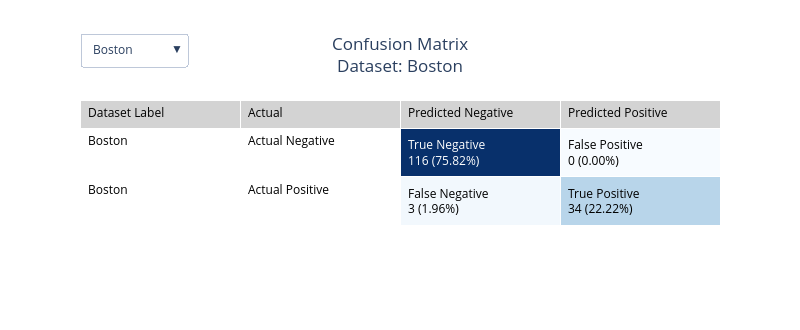

This figure's notebook cell:
### Code cell
dataset_dict = {
    location:
        {"x": df[df['Location'] == location][feature_names],
         "y": df[df['Location'] == location][target_name]}
        for location in df['Location'].unique()
}

create_confusion_table_plotly(lr, dataset_dict, fmt_table=True)

### Figure 1 — Plotly figure (JSON) as saved in the notebook; plotly's stock layout.template omitted (floating-point values rounded to 4 significant figures)
{"data": [{"cells": {"align": "left", "fill": {"color": [["white", "white"], ["white", "white"], ["#08306b", "#f2f8fd"], ["#f7fbff", "#b8d5ea"]]}, "font": {"color": [["black", "black"], ["black", "black"], ["white", "black"], ["black", "black"]]}, "values": [["Boston", "Boston"], ["Actual Negative", "Actual Positive"], ["True Negative<br>116 (75.82%)", "False Negative<br>3 (1.96%)"], ["False Positive<br>0 (0.00%)", "True Positive<br>34 (22.22%)"]]}, "header": {"align": "left", "fill": {"color": "lightgrey"}, "font": {"color": "black"}, "values": ["Dataset Label", "Actual", "Predicted Negative", "Predicted Positive"]}, "type": "table", "visible": true}, {"cells": {"align": "left", "fill": {"color": [["white", "white"], ["white", "white"], ["#08306b", "#eef5fc"], ["#f7fbff", "#d0e1f2"]]}, "font": {"color": [["black", "black"], ["black", "black"], ["white", "black"], ["black", "black"]]}, "values": [["Los Angeles", "Los Angeles"], ["Actual Negative", "Actual Positive"], ["True Negative<br>134 (78.82%)", "False Negative<br>7 (4.12%)"], ["False Positive<br>1 (0.59%)", "True Positive<br>28 (16.47%)"]]}, "header": {"align": "left", "fill": {"color": "lightgrey"}, "font": {"color": "black"}, "values": ["Dataset Label", "Actual", "Predicted Negative", "Predicted Positive"]}, "type": "table", "visible": false}, {"cells": {"align": "left", "fill": {"color": [["white", "white"], ["white", "white"], ["#08306b", "#f7fbff"], ["#f7fbff", "#d9e8f5"]]}, "font": {"color": [["black", "black"], ["black", "black"], ["white", "black"], ["black", "black"]]}, "values": [["New York", "New York"], ["Actual Negative", "Actual Positive"], ["True Negative<br>150 (84.27%)", "False Negative<br>2 (1.12%)"], ["False Positive<br>2 (1.12%)", "True Positive<br>24 (13.48%)"]]}, "header": {"align": "left", "fill": {"color": "lightgrey"}, "font": {"color": "black"}, "values": ["Dataset Label", "Actual", "Predicted Negative", "Predicted Positive"]}, "type": "table", "visible": false}, {"cells": {"align": "left", "fill": {"color": [["white", "white"], ["white", "white"], ["#08306b", "#f0f6fd"], ["#f7fbff", "#caddf0"]]}, "font": {"color": [["black", "black"], ["black", "black"], ["white", "black"], ["black", "black"]]}, "values": [["Miami", "Miami"], ["Actual Negative", "Actual Positive"], ["True Negative<br>109 (77.30%)", "False Negative<br>5 (3.55%)"], ["False Positive<br>1 (0.71%)", "True Positive<br>26 (18.44%)"]]}, "header": {"align": "left", "fill": {"color": "lightgrey"}, "font": {"color": "black"}, "values": ["Dataset Label", "Actual", "Predicted Negative", "Predicted Positive"]}, "type": "table", "visible": false}, {"cells": {"align": "left", "fill": {"color": [["white", "white"], ["white", "white"], ["#08306b", "#eef5fc"], ["#f7fbff", "#ccdff1"]]}, "font": {"color": [["black", "black"], ["black", "black"], ["white", "black"], ["black", "black"]]}, "values": [["Stanford", "Stanford"], ["Actual Negative", "Actual Positive"], ["True Negative<br>155 (77.89%)", "False Negative<br>8 (4.02%)"], ["False Positive<br>1 (0.50%)", "True Positive<br>35 (17.59%)"]]}, "header": {"align": "left", "fill": {"color": "lightgrey"}, "font": {"color": "black"}, "values": ["Dataset Label", "Actual", "Predicted Negative", "Predicted Positive"]}, "type": "table", "visible": false}, {"cells": {"align": "left", "fill": {"color": [["white", "white"], ["white", "white"], ["#08306b", "#edf4fc"], ["#f7fbff", "#b4d3e9"]]}, "font": {"color": [["black", "black"], ["black", "black"], ["white", "black"], ["black", "black"]]}, "values": [["Chicago", "Chicago"], ["Actual Negative", "Actual Positive"], ["True Negative<br>117 (73.58%)", "False Negative<br>6 (3.77%)"], ["False Positive<br>0 (0.00%)", "True Positive<br>36 (22.64%)"]]}, "header": {"align": "left", "fill": {"color": "lightgrey"}, "font": {"color": "black"}, "values": ["Dataset Label", "Actual", "Predicted Negative", "Predicted Positive"]}, "type": "table", "visible": false}], "layout": {"height": 330, "title": {"text": "Confusion Matrix<br>Dataset: Boston", "x": 0.5}, "updatemenus": [{"buttons": [{"args": [{"visible": [true, false, false, false, false, false]}, {"title": "Confusion Matrix<br>Dataset: Boston"}], "label": "Boston", "method": "update"}, {"args": [{"visible": [false, true, false, false, false, false]}, {"title": "Confusion Matrix<br>Dataset: Los Angeles"}], "label": "Los Angeles", "method": "update"}, {"args": [{"visible": [false, false, true, false, false, false]}, {"title": "Confusion Matrix<br>Dataset: New York"}], "label": "New York", "method": "update"}, {"args": [{"visible": [false, false, false, true, false, false]}, {"title": "Confusion Matrix<br>Dataset: Miami"}], "label": "Miami", "method": "update"}, {"args": [{"visible": [false, false, false, false, true, false]}, {"title": "Confusion Matrix<br>Dataset: Stanford"}], "label": "Stanford", "method": "update"}, {"args": [{"visible": [false, false, false, false, false, true]}, {"title": "Confusion Matrix<br>Dataset: Chicago"}], "label": "Chicago", "method": "update"}], "direction": "down", "showactive": true, "x": 0, "xanchor": "left", "y": 1.45, "yanchor": "top"}], "width": 800}}
